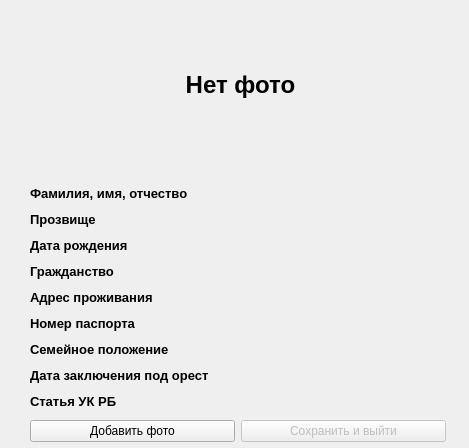
<?xml version="1.0" encoding="UTF-8"?>
<ui version="4.0">
 <class>AddZek</class>
 <widget class="QWidget" name="AddZek">
  <property name="geometry">
   <rect>
    <x>0</x>
    <y>0</y>
    <width>469</width>
    <height>448</height>
   </rect>
  </property>
  <property name="windowTitle">
   <string>Form</string>
  </property>
  <widget class="QLabel" name="label_8">
   <property name="geometry">
    <rect>
     <x>30</x>
     <y>10</y>
     <width>421</width>
     <height>151</height>
    </rect>
   </property>
   <property name="text">
    <string>&lt;html&gt;&lt;head/&gt;&lt;body&gt;&lt;p align=&quot;center&quot;&gt;&lt;span style=&quot; font-size:18pt; font-weight:600;&quot;&gt;Нет фото&lt;/span&gt;&lt;/p&gt;&lt;/body&gt;&lt;/html&gt;</string>
   </property>
  </widget>
  <widget class="QWidget" name="layoutWidget">
   <property name="geometry">
    <rect>
     <x>30</x>
     <y>180</y>
     <width>416</width>
     <height>267</height>
    </rect>
   </property>
   <layout class="QGridLayout" name="gridLayout">
    <item row="0" column="0">
     <layout class="QHBoxLayout" name="horizontalLayout">
      <item>
       <layout class="QVBoxLayout" name="verticalLayout">
        <item>
         <widget class="QLabel" name="label_9">
          <property name="font">
           <font>
            <family>Lao UI</family>
            <pointsize>10</pointsize>
            <weight>75</weight>
            <bold>true</bold>
           </font>
          </property>
          <property name="text">
           <string>Фамилия, имя, отчество</string>
          </property>
         </widget>
        </item>
        <item>
         <widget class="QLabel" name="label">
          <property name="font">
           <font>
            <family>Lao UI</family>
            <pointsize>10</pointsize>
            <weight>75</weight>
            <bold>true</bold>
           </font>
          </property>
          <property name="text">
           <string>Прозвище</string>
          </property>
         </widget>
        </item>
        <item>
         <widget class="QLabel" name="label_2">
          <property name="font">
           <font>
            <family>Lao UI</family>
            <pointsize>10</pointsize>
            <weight>75</weight>
            <bold>true</bold>
           </font>
          </property>
          <property name="text">
           <string>Дата рождения</string>
          </property>
         </widget>
        </item>
        <item>
         <widget class="QLabel" name="label_23">
          <property name="font">
           <font>
            <family>Lao UI</family>
            <pointsize>10</pointsize>
            <weight>75</weight>
            <bold>true</bold>
           </font>
          </property>
          <property name="text">
           <string>Гражданство</string>
          </property>
         </widget>
        </item>
        <item>
         <widget class="QLabel" name="label_5">
          <property name="font">
           <font>
            <family>Lao UI</family>
            <pointsize>10</pointsize>
            <weight>75</weight>
            <bold>true</bold>
           </font>
          </property>
          <property name="text">
           <string>Адрес проживания</string>
          </property>
         </widget>
        </item>
        <item>
         <widget class="QLabel" name="label_6">
          <property name="font">
           <font>
            <family>Lao UI</family>
            <pointsize>10</pointsize>
            <weight>75</weight>
            <bold>true</bold>
           </font>
          </property>
          <property name="text">
           <string>Номер паспорта</string>
          </property>
         </widget>
        </item>
        <item>
         <widget class="QLabel" name="label_4">
          <property name="font">
           <font>
            <family>Lao UI</family>
            <pointsize>10</pointsize>
            <weight>75</weight>
            <bold>true</bold>
           </font>
          </property>
          <property name="text">
           <string>Семейное положение</string>
          </property>
         </widget>
        </item>
        <item>
         <widget class="QLabel" name="label_7">
          <property name="minimumSize">
           <size>
            <width>200</width>
            <height>0</height>
           </size>
          </property>
          <property name="maximumSize">
           <size>
            <width>200</width>
            <height>16777215</height>
           </size>
          </property>
          <property name="font">
           <font>
            <family>Lao UI</family>
            <pointsize>10</pointsize>
            <weight>75</weight>
            <bold>true</bold>
           </font>
          </property>
          <property name="text">
           <string>Дата заключения под орест</string>
          </property>
          <property name="wordWrap">
           <bool>true</bool>
          </property>
         </widget>
        </item>
        <item>
         <widget class="QLabel" name="label_3">
          <property name="font">
           <font>
            <family>Lao UI</family>
            <pointsize>10</pointsize>
            <weight>75</weight>
            <bold>true</bold>
           </font>
          </property>
          <property name="text">
           <string>Статья УК РБ</string>
          </property>
         </widget>
        </item>
       </layout>
      </item>
      <item>
       <layout class="QVBoxLayout" name="verticalLayout_2">
        <item>
         <widget class="QTextEdit" name="textEdit_9">
          <property name="enabled">
           <bool>true</bool>
          </property>
          <property name="minimumSize">
           <size>
            <width>200</width>
            <height>20</height>
           </size>
          </property>
          <property name="maximumSize">
           <size>
            <width>200</width>
            <height>20</height>
           </size>
          </property>
          <property name="styleSheet">
           <string notr="true">QTextEdit{
	background-color:rgba(0,255,0,0);
	border : 1px;
}</string>
          </property>
          <property name="verticalScrollBarPolicy">
           <enum>Qt::ScrollBarAlwaysOff</enum>
          </property>
          <property name="horizontalScrollBarPolicy">
           <enum>Qt::ScrollBarAlwaysOff</enum>
          </property>
          <property name="html">
           <string>&lt;!DOCTYPE HTML PUBLIC &quot;-//W3C//DTD HTML 4.0//EN&quot; &quot;http://www.w3.org/TR/REC-html40/strict.dtd&quot;&gt;
&lt;html&gt;&lt;head&gt;&lt;meta name=&quot;qrichtext&quot; content=&quot;1&quot; /&gt;&lt;style type=&quot;text/css&quot;&gt;
p, li { white-space: pre-wrap; }
&lt;/style&gt;&lt;/head&gt;&lt;body style=&quot; font-family:'MS Shell Dlg 2'; font-size:8.25pt; font-weight:400; font-style:normal;&quot;&gt;
&lt;p style=&quot;-qt-paragraph-type:empty; margin-top:0px; margin-bottom:0px; margin-left:0px; margin-right:0px; -qt-block-indent:0; text-indent:0px;&quot;&gt;&lt;br /&gt;&lt;/p&gt;&lt;/body&gt;&lt;/html&gt;</string>
          </property>
         </widget>
        </item>
        <item>
         <widget class="QTextEdit" name="textEdit">
          <property name="enabled">
           <bool>true</bool>
          </property>
          <property name="minimumSize">
           <size>
            <width>200</width>
            <height>20</height>
           </size>
          </property>
          <property name="maximumSize">
           <size>
            <width>200</width>
            <height>20</height>
           </size>
          </property>
          <property name="styleSheet">
           <string notr="true">QTextEdit{
	background-color:rgba(0,255,0,0);
	border : 1px;
}</string>
          </property>
          <property name="verticalScrollBarPolicy">
           <enum>Qt::ScrollBarAlwaysOff</enum>
          </property>
          <property name="horizontalScrollBarPolicy">
           <enum>Qt::ScrollBarAlwaysOff</enum>
          </property>
          <property name="html">
           <string>&lt;!DOCTYPE HTML PUBLIC &quot;-//W3C//DTD HTML 4.0//EN&quot; &quot;http://www.w3.org/TR/REC-html40/strict.dtd&quot;&gt;
&lt;html&gt;&lt;head&gt;&lt;meta name=&quot;qrichtext&quot; content=&quot;1&quot; /&gt;&lt;style type=&quot;text/css&quot;&gt;
p, li { white-space: pre-wrap; }
&lt;/style&gt;&lt;/head&gt;&lt;body style=&quot; font-family:'MS Shell Dlg 2'; font-size:8.25pt; font-weight:400; font-style:normal;&quot;&gt;
&lt;p style=&quot;-qt-paragraph-type:empty; margin-top:0px; margin-bottom:0px; margin-left:0px; margin-right:0px; -qt-block-indent:0; text-indent:0px;&quot;&gt;&lt;br /&gt;&lt;/p&gt;&lt;/body&gt;&lt;/html&gt;</string>
          </property>
         </widget>
        </item>
        <item>
         <widget class="QTextEdit" name="textEdit_2">
          <property name="enabled">
           <bool>true</bool>
          </property>
          <property name="minimumSize">
           <size>
            <width>200</width>
            <height>20</height>
           </size>
          </property>
          <property name="maximumSize">
           <size>
            <width>150</width>
            <height>20</height>
           </size>
          </property>
          <property name="styleSheet">
           <string notr="true">QTextEdit{
	background-color:rgba(0,255,0,0);
	border : 1px;
}</string>
          </property>
          <property name="verticalScrollBarPolicy">
           <enum>Qt::ScrollBarAlwaysOff</enum>
          </property>
          <property name="horizontalScrollBarPolicy">
           <enum>Qt::ScrollBarAlwaysOff</enum>
          </property>
         </widget>
        </item>
        <item>
         <widget class="QTextEdit" name="textEdit_3">
          <property name="enabled">
           <bool>true</bool>
          </property>
          <property name="minimumSize">
           <size>
            <width>200</width>
            <height>20</height>
           </size>
          </property>
          <property name="maximumSize">
           <size>
            <width>150</width>
            <height>20</height>
           </size>
          </property>
          <property name="styleSheet">
           <string notr="true">QTextEdit{
	background-color:rgba(0,255,0,0);
	border : 1px;
}</string>
          </property>
          <property name="verticalScrollBarPolicy">
           <enum>Qt::ScrollBarAlwaysOff</enum>
          </property>
          <property name="horizontalScrollBarPolicy">
           <enum>Qt::ScrollBarAlwaysOff</enum>
          </property>
         </widget>
        </item>
        <item>
         <widget class="QTextEdit" name="textEdit_4">
          <property name="enabled">
           <bool>true</bool>
          </property>
          <property name="minimumSize">
           <size>
            <width>200</width>
            <height>20</height>
           </size>
          </property>
          <property name="maximumSize">
           <size>
            <width>150</width>
            <height>20</height>
           </size>
          </property>
          <property name="styleSheet">
           <string notr="true">QTextEdit{
	background-color:rgba(0,255,0,0);
	border : 1px;
}</string>
          </property>
          <property name="verticalScrollBarPolicy">
           <enum>Qt::ScrollBarAlwaysOff</enum>
          </property>
          <property name="horizontalScrollBarPolicy">
           <enum>Qt::ScrollBarAlwaysOff</enum>
          </property>
          <property name="undoRedoEnabled">
           <bool>true</bool>
          </property>
          <property name="html">
           <string>&lt;!DOCTYPE HTML PUBLIC &quot;-//W3C//DTD HTML 4.0//EN&quot; &quot;http://www.w3.org/TR/REC-html40/strict.dtd&quot;&gt;
&lt;html&gt;&lt;head&gt;&lt;meta name=&quot;qrichtext&quot; content=&quot;1&quot; /&gt;&lt;style type=&quot;text/css&quot;&gt;
p, li { white-space: pre-wrap; }
&lt;/style&gt;&lt;/head&gt;&lt;body style=&quot; font-family:'MS Shell Dlg 2'; font-size:8.25pt; font-weight:400; font-style:normal;&quot;&gt;
&lt;p style=&quot;-qt-paragraph-type:empty; margin-top:0px; margin-bottom:0px; margin-left:0px; margin-right:0px; -qt-block-indent:0; text-indent:0px;&quot;&gt;&lt;br /&gt;&lt;/p&gt;&lt;/body&gt;&lt;/html&gt;</string>
          </property>
         </widget>
        </item>
        <item>
         <widget class="QTextEdit" name="textEdit_5">
          <property name="enabled">
           <bool>true</bool>
          </property>
          <property name="minimumSize">
           <size>
            <width>200</width>
            <height>20</height>
           </size>
          </property>
          <property name="maximumSize">
           <size>
            <width>150</width>
            <height>20</height>
           </size>
          </property>
          <property name="styleSheet">
           <string notr="true">QTextEdit{
	background-color:rgba(0,255,0,0);
	border : 1px;
}</string>
          </property>
          <property name="verticalScrollBarPolicy">
           <enum>Qt::ScrollBarAlwaysOff</enum>
          </property>
          <property name="horizontalScrollBarPolicy">
           <enum>Qt::ScrollBarAlwaysOff</enum>
          </property>
         </widget>
        </item>
        <item>
         <widget class="QTextEdit" name="textEdit_6">
          <property name="enabled">
           <bool>true</bool>
          </property>
          <property name="minimumSize">
           <size>
            <width>200</width>
            <height>20</height>
           </size>
          </property>
          <property name="maximumSize">
           <size>
            <width>150</width>
            <height>20</height>
           </size>
          </property>
          <property name="styleSheet">
           <string notr="true">QTextEdit{
	background-color:rgba(0,255,0,0);
	border : 1px;
}</string>
          </property>
          <property name="verticalScrollBarPolicy">
           <enum>Qt::ScrollBarAlwaysOff</enum>
          </property>
          <property name="horizontalScrollBarPolicy">
           <enum>Qt::ScrollBarAlwaysOff</enum>
          </property>
         </widget>
        </item>
        <item>
         <widget class="QTextEdit" name="textEdit_7">
          <property name="enabled">
           <bool>true</bool>
          </property>
          <property name="minimumSize">
           <size>
            <width>200</width>
            <height>20</height>
           </size>
          </property>
          <property name="maximumSize">
           <size>
            <width>150</width>
            <height>20</height>
           </size>
          </property>
          <property name="styleSheet">
           <string notr="true">QTextEdit{
	background-color:rgba(0,255,0,0);
	border : 1px;
}</string>
          </property>
          <property name="verticalScrollBarPolicy">
           <enum>Qt::ScrollBarAlwaysOff</enum>
          </property>
          <property name="horizontalScrollBarPolicy">
           <enum>Qt::ScrollBarAlwaysOff</enum>
          </property>
         </widget>
        </item>
        <item>
         <layout class="QHBoxLayout" name="horizontalLayout_4">
          <item>
           <widget class="QTextEdit" name="textEdit_8">
            <property name="enabled">
             <bool>true</bool>
            </property>
            <property name="minimumSize">
             <size>
              <width>200</width>
              <height>20</height>
             </size>
            </property>
            <property name="maximumSize">
             <size>
              <width>150</width>
              <height>20</height>
             </size>
            </property>
            <property name="styleSheet">
             <string notr="true">QTextEdit{
	background-color:rgba(0,255,0,0);
	border : 1px;
}</string>
            </property>
            <property name="verticalScrollBarPolicy">
             <enum>Qt::ScrollBarAlwaysOff</enum>
            </property>
            <property name="horizontalScrollBarPolicy">
             <enum>Qt::ScrollBarAlwaysOff</enum>
            </property>
           </widget>
          </item>
         </layout>
        </item>
       </layout>
      </item>
     </layout>
    </item>
    <item row="1" column="0">
     <layout class="QHBoxLayout" name="horizontalLayout_2">
      <item>
       <widget class="QPushButton" name="pushButton">
        <property name="text">
         <string>Добавить фото</string>
        </property>
       </widget>
      </item>
      <item>
       <widget class="QPushButton" name="pushButton_2">
        <property name="enabled">
         <bool>false</bool>
        </property>
        <property name="text">
         <string>Сохранить и выйти</string>
        </property>
       </widget>
      </item>
     </layout>
    </item>
   </layout>
  </widget>
 </widget>
 <resources/>
 <connections/>
</ui>
